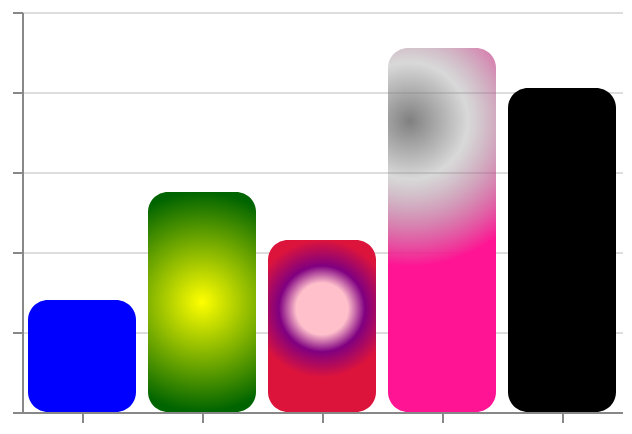

Vega-Lite specification stored for this chart:
### Vega specification from a JSON file in a GitHub repository (floating-point values rounded to 4 significant figures)
{"$schema": "https://vega.github.io/schema/vega/v5.json", "description": "A simple bar chart with embedded data.", "background": "white", "padding": 5, "height": 200, "style": "cell", "encode": {"update": {"stroke": {"value": "transparent"}}}, "data": [{"name": "source_0", "values": [{"a": "A", "b": 28, "fill": "blue"}, {"a": "B", "b": 55, "fill": {"gradient": "radial", "x1": 0.5, "y1": 0.5, "x2": 0.5, "y2": 0.5, "r1": 0.0, "r2": 0.5, "stops": [{"offset": 0, "color": "yellow"}, {"offset": 1, "color": "darkgreen"}]}}, {"a": "C", "b": 43, "fill": {"gradient": "radial", "x1": 0.5, "y1": 0.4, "x2": 0.5, "y2": 0.4, "r1": 0.15, "r2": 0.4, "stops": [{"offset": 0, "color": "pink"}, {"offset": 0.4, "color": "purple"}, {"offset": 1, "color": "crimson"}]}}, {"a": "D", "b": 91, "fill": {"gradient": "radial", "x1": 0.2, "y1": 0.2, "x2": 0.2, "y2": 0.2, "r1": 0.0, "r2": 0.4, "stops": [{"offset": 0, "color": "rgb(128, 128, 128)"}, {"offset": 0.4, "color": "rgba(128, 128, 128, 0.3)"}, {"offset": 1, "color": "deeppink"}]}}, {"a": "E", "b": 81, "fill": "black"}]}, {"name": "data_0", "source": "source_0", "transform": [{"type": "stack", "groupby": ["a"], "field": "b", "sort": {"field": [], "order": []}, "as": ["b_start", "b_end"], "offset": "zero"}, {"type": "filter", "expr": "isValid(datum[\"b\"]) && isFinite(+datum[\"b\"])"}]}], "signals": [{"name": "x_step", "value": 60}, {"name": "width", "update": "bandspace(domain('x').length, 0.1, 0.05) * x_step"}], "marks": [{"name": "marks", "type": "rect", "style": ["bar"], "from": {"data": "data_0"}, "encode": {"update": {"fill": {"field": "fill"}, "cornerRadius": {"value": 10}, "ariaRoleDescription": {"value": "bar"}, "description": {"signal": "\"a: \" + (isValid(datum[\"a\"]) ? datum[\"a\"] : \"\"+datum[\"a\"]) + \"; b: \" + (format(datum[\"b\"], \"\"))"}, "x": {"scale": "x", "field": "a"}, "width": {"signal": "max(0.25, bandwidth('x'))"}, "y": {"scale": "y", "field": "b_end"}, "y2": {"scale": "y", "field": "b_start"}}}}], "scales": [{"name": "x", "type": "band", "domain": {"data": "data_0", "field": "a", "sort": true}, "range": {"step": {"signal": "x_step"}}, "paddingInner": 0.1, "paddingOuter": 0.05}, {"name": "y", "type": "linear", "domain": {"data": "data_0", "fields": ["b_start", "b_end"]}, "range": [{"signal": "height"}, 0], "nice": true, "zero": true}], "axes": [{"scale": "y", "orient": "left", "gridScale": "x", "grid": true, "tickCount": {"signal": "ceil(height/40)"}, "domain": false, "labels": false, "aria": false, "maxExtent": 0, "minExtent": 0, "ticks": false, "zindex": 0}, {"scale": "x", "orient": "bottom", "grid": false, "labels": false, "labelAngle": 0, "labelBaseline": "top", "zindex": 0}, {"scale": "y", "orient": "left", "grid": false, "labels": false, "labelOverlap": true, "tickCount": {"signal": "ceil(height/40)"}, "zindex": 0}]}
